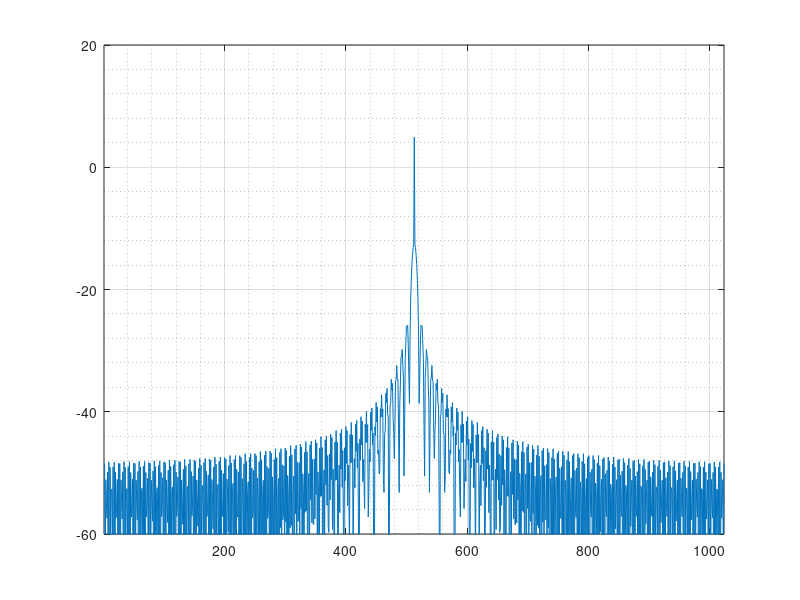

Here is the MATLAB script that generated this plot:
nFFT = 1024;
constellation = [1+1j 1-1j -1+1j -1-1j];

txfd = zeros(1,nFFT);
for scIndex = -450:450
    if scIndex ~= 0
        txfd(nFFT/2 + 1 + scIndex) = constellation(randi(4));
    end
end
txfd = fftshift(txfd);
corrfd = txfd .* conj(txfd);
corrtd = ifft(corrfd);
corrtd = fftshift(corrtd);
figure(1);
plot(mag2db(abs(corrtd)));
ylim([-60 20]);
xlim([1 nFFT]);
grid on; grid minor;

